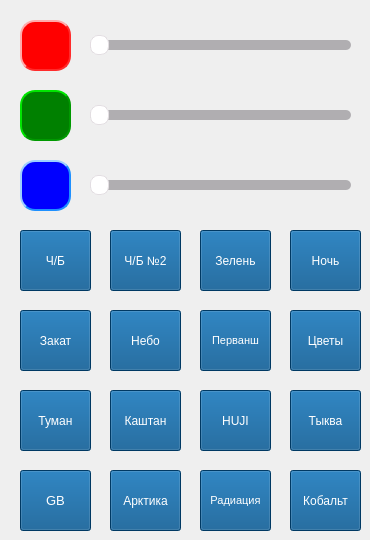
   <widget class="QWidget" name="tab">
    <property name="font">
     <font>
      <pointsize>11</pointsize>
     </font>
    </property>
    <property name="styleSheet">
     <string notr="true">color: white;</string>
    </property>
    <attribute name="title">
     <string>Фильтры</string>
    </attribute>
    <widget class="QPushButton" name="red">
     <property name="geometry">
      <rect>
       <x>20</x>
       <y>20</y>
       <width>51</width>
       <height>51</height>
      </rect>
     </property>
     <property name="styleSheet">
      <string notr="true">background-color: red;
border-style: outset;
border-width: 2px;
border-radius: 15px;
border-color: #ff2b2b;
padding: 4px;</string>
     </property>
     <property name="text">
      <string/>
     </property>
    </widget>
    <widget class="QPushButton" name="green">
     <property name="geometry">
      <rect>
       <x>20</x>
       <y>90</y>
       <width>51</width>
       <height>51</height>
      </rect>
     </property>
     <property name="styleSheet">
      <string notr="true">background-color: green;
border-style: outset;
border-width: 2px;
border-radius: 15px;
border-color: #009900;
padding: 4px;</string>
     </property>
     <property name="text">
      <string/>
     </property>
    </widget>
    <widget class="QPushButton" name="blue">
     <property name="geometry">
      <rect>
       <x>20</x>
       <y>160</y>
       <width>51</width>
       <height>51</height>
      </rect>
     </property>
     <property name="styleSheet">
      <string notr="true">background-color: blue;
border-style: outset;
border-width: 2px;
border-radius: 15px;
border-color: #1E90FF;
padding: 4px;</string>
     </property>
     <property name="text">
      <string/>
     </property>
    </widget>
    <widget class="QSlider" name="redslider">
     <property name="geometry">
      <rect>
       <x>90</x>
       <y>30</y>
       <width>261</width>
       <height>31</height>
      </rect>
     </property>
     <property name="cursor">
      <cursorShape>SizeHorCursor</cursorShape>
     </property>
     <property name="styleSheet">
      <string notr="true">            QSlider::groove:horizontal {  
                height: 10px;
                margin: 0px;
                border-radius: 5px;
                background: #B0AEB1;
            }
            QSlider::handle:horizontal {
                background: #fff;
                border: 1px solid #E3DEE2;
                width: 17px;
                margin: -5px 0; 
                border-radius: 8px;
            }
            QSlider::sub-page:qlineargradient {
                background: #ff2b2b;
                border-radius: 5px;
            }</string>
     </property>
     <property name="orientation">
      <enum>Qt::Horizontal</enum>
     </property>
    </widget>
    <widget class="QSlider" name="greenslider">
     <property name="geometry">
      <rect>
       <x>90</x>
       <y>100</y>
       <width>261</width>
       <height>31</height>
      </rect>
     </property>
     <property name="cursor">
      <cursorShape>SizeHorCursor</cursorShape>
     </property>
     <property name="styleSheet">
      <string notr="true">            QSlider::groove:horizontal {  
                height: 10px;
                margin: 0px;
                border-radius: 5px;
                background: #B0AEB1;
            }
            QSlider::handle:horizontal {
                background: #fff;
                border: 1px solid #E3DEE2;
                width: 17px;
                margin: -5px 0; 
                border-radius: 8px;
            }
            QSlider::sub-page:qlineargradient {
                background: #00cc00;
                border-radius: 5px;
            }</string>
     </property>
     <property name="orientation">
      <enum>Qt::Horizontal</enum>
     </property>
    </widget>
    <widget class="QSlider" name="blueslider">
     <property name="geometry">
      <rect>
       <x>90</x>
       <y>170</y>
       <width>261</width>
       <height>31</height>
      </rect>
     </property>
     <property name="cursor">
      <cursorShape>SizeHorCursor</cursorShape>
     </property>
     <property name="styleSheet">
      <string notr="true">            QSlider::groove:horizontal {  
                height: 10px;
                margin: 0px;
                border-radius: 5px;
                background: #B0AEB1;
            }
            QSlider::handle:horizontal {
                background: #fff;
                border: 1px solid #E3DEE2;
                width: 17px;
                margin: -5px 0; 
                border-radius: 8px;
            }
            QSlider::sub-page:qlineargradient {
                background: #3B99FC;
                border-radius: 5px;
            }</string>
     </property>
     <property name="orientation">
      <enum>Qt::Horizontal</enum>
     </property>
    </widget>
    <widget class="QPushButton" name="blackwhite">
     <property name="geometry">
      <rect>
       <x>20</x>
       <y>230</y>
       <width>71</width>
       <height>61</height>
      </rect>
     </property>
     <property name="font">
      <font>
       <pointsize>9</pointsize>
      </font>
     </property>
     <property name="styleSheet">
      <string notr="true">background-color: #00508a;
color: white;
border-color: #00508a;
</string>
     </property>
     <property name="text">
      <string>Ч/Б</string>
     </property>
    </widget>
    <widget class="QPushButton" name="blackwhite2">
     <property name="geometry">
      <rect>
       <x>110</x>
       <y>230</y>
       <width>71</width>
       <height>61</height>
      </rect>
     </property>
     <property name="font">
      <font>
       <pointsize>9</pointsize>
      </font>
     </property>
     <property name="styleSheet">
      <string notr="true">background-color: #00508a;
color: white;
border-color: #00508a;
</string>
     </property>
     <property name="text">
      <string>Ч/Б №2</string>
     </property>
    </widget>
    <widget class="QPushButton" name="greenery">
     <property name="geometry">
      <rect>
       <x>200</x>
       <y>230</y>
       <width>71</width>
       <height>61</height>
      </rect>
     </property>
     <property name="font">
      <font>
       <pointsize>9</pointsize>
      </font>
     </property>
     <property name="styleSheet">
      <string notr="true">background-color: #00508a;
color: white;
border-color: #00508a;
</string>
     </property>
     <property name="text">
      <string>Зелень</string>
     </property>
    </widget>
    <widget class="QPushButton" name="night">
     <property name="geometry">
      <rect>
       <x>290</x>
       <y>230</y>
       <width>71</width>
       <height>61</height>
      </rect>
     </property>
     <property name="font">
      <font>
       <pointsize>9</pointsize>
      </font>
     </property>
     <property name="styleSheet">
      <string notr="true">background-color: #00508a;
color: white;
border-color: #00508a;
</string>
     </property>
     <property name="text">
      <string>Ночь</string>
     </property>
    </widget>
    <widget class="QPushButton" name="sunset">
     <property name="geometry">
      <rect>
       <x>20</x>
       <y>310</y>
       <width>71</width>
       <height>61</height>
      </rect>
     </property>
     <property name="font">
      <font>
       <pointsize>9</pointsize>
      </font>
     </property>
     <property name="styleSheet">
      <string notr="true">background-color: #00508a;
color: white;
border-color: #00508a;
</string>
     </property>
     <property name="text">
      <string>Закат</string>
     </property>
    </widget>
    <widget class="QPushButton" name="sky">
     <property name="geometry">
      <rect>
       <x>110</x>
       <y>310</y>
       <width>71</width>
       <height>61</height>
      </rect>
     </property>
     <property name="font">
      <font>
       <pointsize>9</pointsize>
      </font>
     </property>
     <property name="styleSheet">
      <string notr="true">background-color: #00508a;
color: white;
border-color: #00508a;
</string>
     </property>
     <property name="text">
      <string>Небо</string>
     </property>
    </widget>
    <widget class="QPushButton" name="pervansh">
     <property name="geometry">
      <rect>
       <x>200</x>
       <y>310</y>
       <width>71</width>
       <height>61</height>
      </rect>
     </property>
     <property name="font">
      <font>
       <pointsize>8</pointsize>
      </font>
     </property>
     <property name="styleSheet">
      <string notr="true">background-color: #00508a;
color: white;
border-color: #00508a;
</string>
     </property>
     <property name="text">
      <string>Перванш</string>
     </property>
    </widget>
    <widget class="QPushButton" name="flowers">
     <property name="geometry">
      <rect>
       <x>290</x>
       <y>310</y>
       <width>71</width>
       <height>61</height>
      </rect>
     </property>
     <property name="font">
      <font>
       <pointsize>9</pointsize>
      </font>
     </property>
     <property name="styleSheet">
      <string notr="true">background-color: #00508a;
color: white;
border-color: #00508a;
</string>
     </property>
     <property name="text">
      <string>Цветы</string>
     </property>
    </widget>
    <widget class="QPushButton" name="fog">
     <property name="geometry">
      <rect>
       <x>20</x>
       <y>390</y>
       <width>71</width>
       <height>61</height>
      </rect>
     </property>
     <property name="font">
      <font>
       <pointsize>9</pointsize>
      </font>
     </property>
     <property name="styleSheet">
      <string notr="true">background-color: #00508a;
color: white;
border-color: #00508a;
</string>
     </property>
     <property name="text">
      <string>Туман</string>
     </property>
    </widget>
    <widget class="QPushButton" name="arctic">
     <property name="geometry">
      <rect>
       <x>110</x>
       <y>470</y>
       <width>71</width>
       <height>61</height>
      </rect>
     </property>
     <property name="font">
      <font>
       <pointsize>9</pointsize>
      </font>
     </property>
     <property name="styleSheet">
      <string notr="true">background-color: #00508a;
color: white;
border-color: #00508a;
</string>
     </property>
     <property name="text">
      <string>Арктика</string>
     </property>
    </widget>
    <widget class="QPushButton" name="radiashion">
     <property name="geometry">
      <rect>
       <x>200</x>
       <y>470</y>
       <width>71</width>
       <height>61</height>
      </rect>
     </property>
     <property name="font">
      <font>
       <pointsize>8</pointsize>
      </font>
     </property>
     <property name="styleSheet">
      <string notr="true">background-color: #00508a;
color: white;
border-color: #00508a;
</string>
     </property>
     <property name="text">
      <string>Радиация</string>
     </property>
    </widget>
    <widget class="QPushButton" name="kobalt">
     <property name="geometry">
      <rect>
       <x>290</x>
       <y>470</y>
       <width>71</width>
       <height>61</height>
      </rect>
     </property>
     <property name="font">
      <font>
       <pointsize>9</pointsize>
      </font>
     </property>
     <property name="styleSheet">
      <string notr="true">background-color: #00508a;
color: white;
border-color: #00508a;
</string>
     </property>
     <property name="text">
      <string>Кобальт</string>
     </property>
    </widget>
    <widget class="QPushButton" name="greentoblue">
     <property name="geometry">
      <rect>
       <x>20</x>
       <y>470</y>
       <width>71</width>
       <height>61</height>
      </rect>
     </property>
     <property name="font">
      <font>
       <pointsize>10</pointsize>
      </font>
     </property>
     <property name="styleSheet">
      <string notr="true">background-color: #00508a;
color: white;
border-color: #00508a;
</string>
     </property>
     <property name="text">
      <string>GB</string>
     </property>
    </widget>
    <widget class="QPushButton" name="chestnut">
     <property name="geometry">
      <rect>
       <x>110</x>
       <y>390</y>
       <width>71</width>
       <height>61</height>
      </rect>
     </property>
     <property name="font">
      <font>
       <pointsize>9</pointsize>
      </font>
     </property>
     <property name="styleSheet">
      <string notr="true">background-color: #00508a;
color: white;
border-color: #00508a;
</string>
     </property>
     <property name="text">
      <string>Каштан</string>
     </property>
    </widget>
    <widget class="QPushButton" name="huji">
     <property name="geometry">
      <rect>
       <x>200</x>
       <y>390</y>
       <width>71</width>
       <height>61</height>
      </rect>
     </property>
     <property name="font">
      <font>
       <pointsize>9</pointsize>
      </font>
     </property>
     <property name="styleSheet">
      <string notr="true">background-color: #00508a;
color: white;
border-color: #00508a;
</string>
     </property>
     <property name="text">
      <string>HUJI</string>
     </property>
    </widget>
    <widget class="QPushButton" name="pumpkin">
     <property name="geometry">
      <rect>
       <x>290</x>
       <y>390</y>
       <width>71</width>
       <height>61</height>
      </rect>
     </property>
     <property name="font">
      <font>
       <pointsize>9</pointsize>
      </font>
     </property>
     <property name="styleSheet">
      <string notr="true">background-color: #00508a;
color: white;
border-color: #00508a;
</string>
     </property>
     <property name="text">
      <string>Тыква</string>
     </property>
    </widget>
   </widget>
